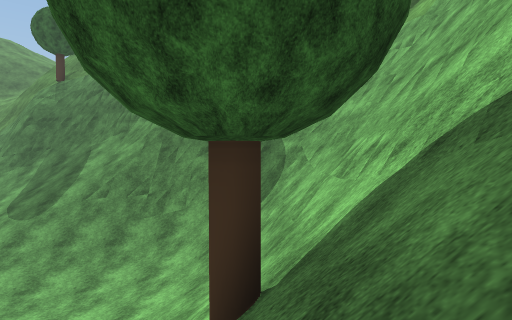
View 1 (above)

17 first-person views from a walk through a 3-D level made in the Unity game engine. The camera is 1.3 m above the floor, tilts 2° down and sees 80° across. The floor is counted in squares, 2 m on a side. Each view is taken from the middle of a square. On the plan, view 1 faces up. The plan holds only what a view shows up to about 10 squares ahead; the rest is blank. The place goes on beyond the plan. Some trees and plants on the terrain are drawn as simple stand-ins. The player character is not drawn. Some animated figures are left out. Some surface patterns are stand-ins.

View 2
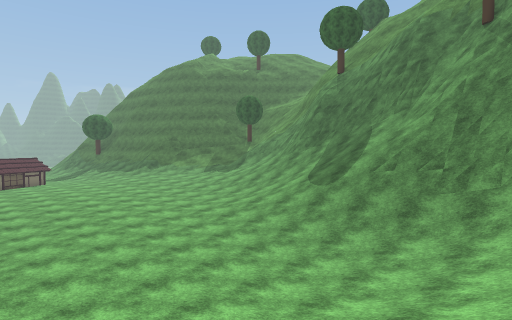

View 3
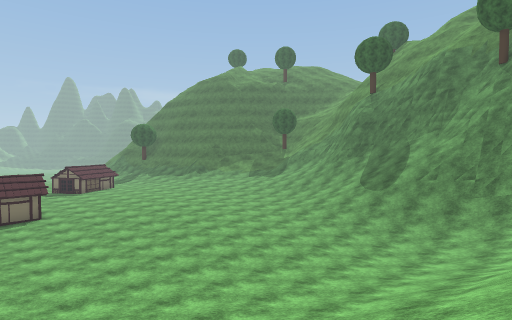

View 4
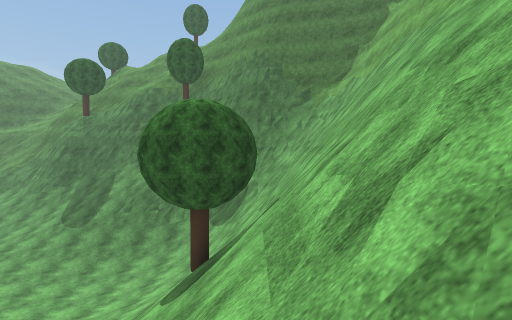

View 5
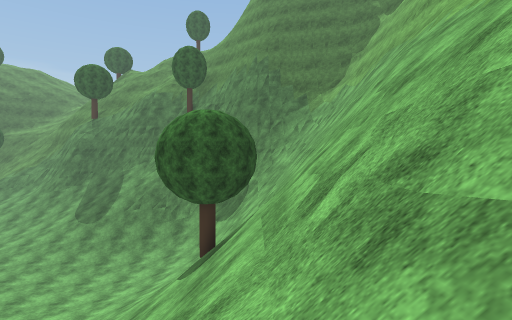

View 6
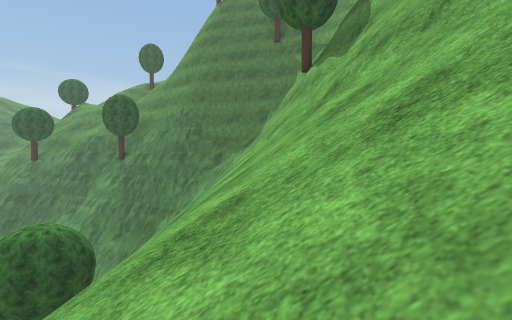

View 7
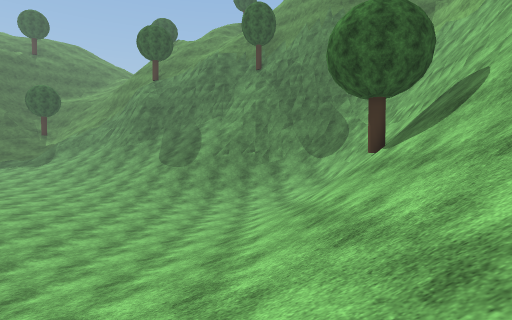

View 8
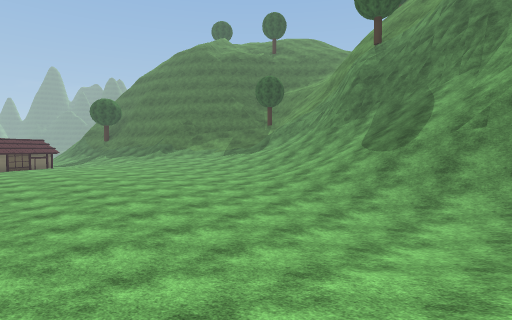

View 9
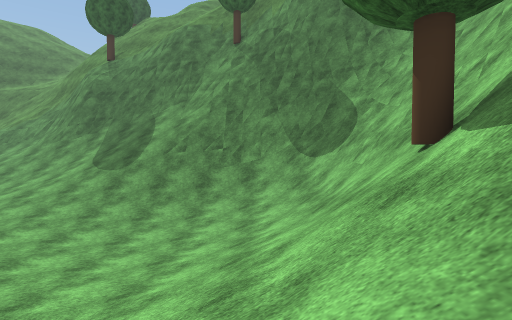

View 10
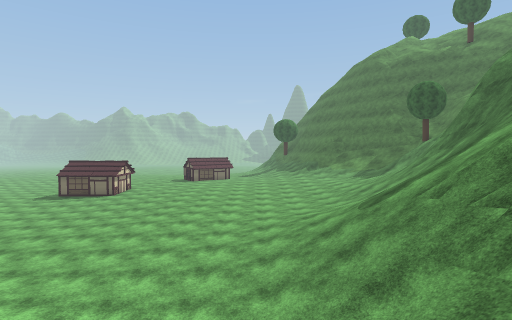

View 11
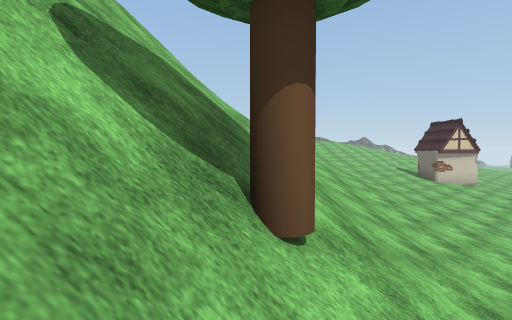

View 12
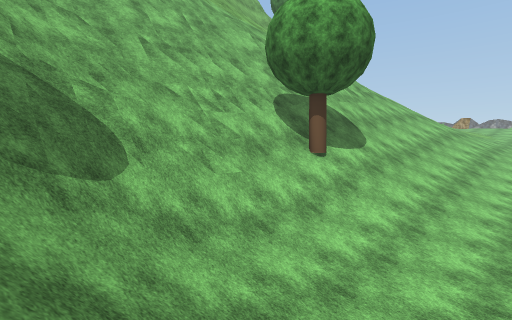

View 13
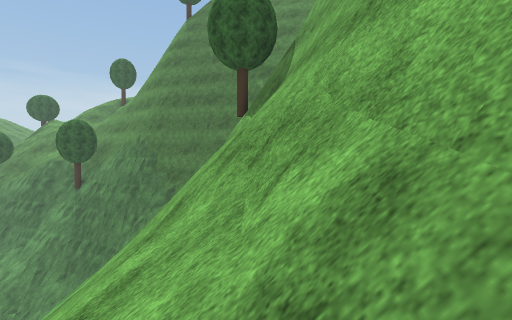

View 14
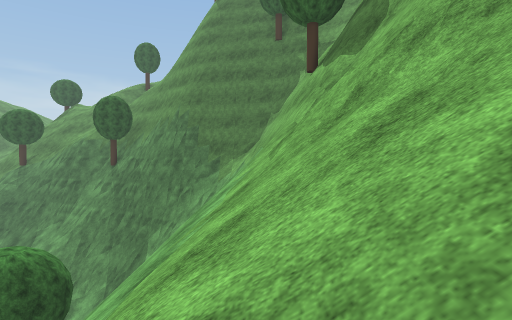

View 15
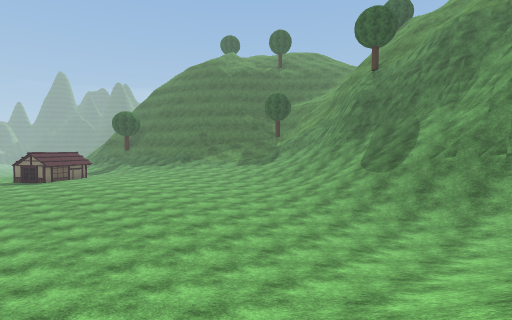

View 16
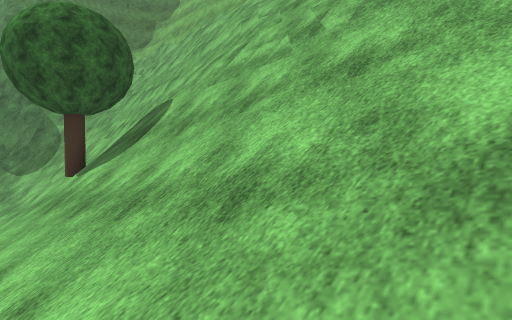

View 17
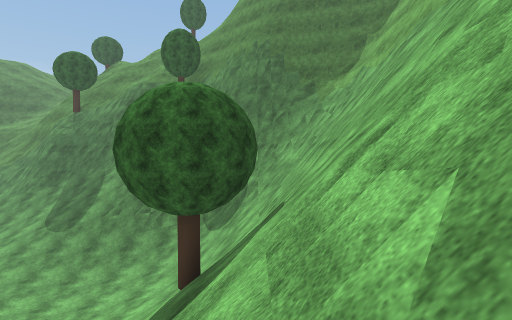

### Floor plan
Key: @ floor where view 1 was taken; # wall or solid block; . main floor; : floor 1.5 m higher than the main floor; / step, stairs or slope; = window, fence, low wall or low ledge; v drop or lower ground; T tree.
Columns run from 15 left of view 1 to 8 right of it. Each row starts with its distance up from view 1.
 14       v
 13       ##   vv
 12      #######
 11      //////###
 10      //////=##
  9      //////=#######
  8      ://////=####=##
  7      .:////////==#####
  6     ......../////#####
  5    ..........////#  ##
  4   ...........///## v=#
  3  ............///###v/#
  2 ............///TT=#v/##
  1 ............/////##//##
  0  ..........////@/=v//##
 -1  ........../////=/////##
 -2   ........://///=/////##
 -3   ......../////////////#
 -4         .://////// ////
 -5         ::///////   /

Positions as (right, up) in squares from view 1, and headings:
1: (0, 0), facing up
2: (-1, 0), facing up-left
3: (-1, -4), facing up-left
4: (1, -4), facing up
5: (1, -5), facing up
6: (5, -5), facing up
7: (-3, -5), facing up
8: (-3, 0), facing up-left
9: (-2, -1), facing up
10: (0, 6), facing left
11: (0, 4), facing down
12: (-4, 8), facing down-right
13: (7, -4), facing up
14: (5, -4), facing up
15: (-2, -2), facing up-left
16: (-2, -5), facing up-right
17: (1, -3), facing up
